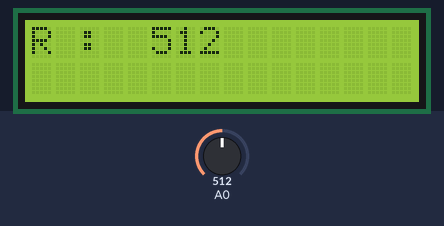
Simulated run of this sketch. Board: Arduino Uno, built with avr-gcc and run on an emulated ATmega328P. Parts: 16×2 character LCD. The test bench sets the inputs (shaded band); at power-on: A0 = 512.

Above: at 1.2 s.
1.3 s: A0 set to 716
At 2.7 s:
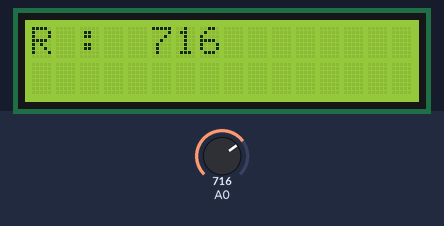
3.0 s: A0 set to 900
At 3.9 s:
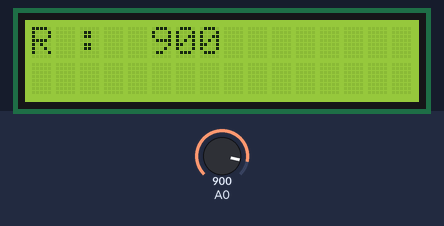
4.5 s: A0 set to 1023
At 5.2 s:
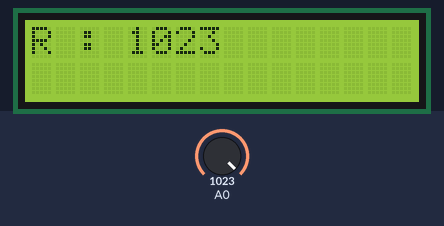
Timing chart, 0 to 7.5 s (numbered marks = the images above; inputs shaded):
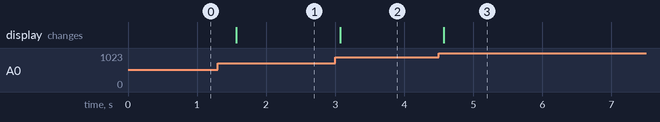

The sketch:

EX_40_02.ino
```cpp
#include <LiquidCrystal.h>

LiquidCrystal lcd(7, 8, 10, 11, 12, 13);

void setup() {
  lcd.begin(16, 2);
  lcd.clear();

  lcd.print("R : ");
}

void loop() {
  int val = analogRead(A0);

  lcd.setCursor(4, 0);
  String s = String(val);

  for (int i = 0; i < 4 - s.length(); i++) {
    lcd.print(' ');
  }
  lcd.print(val);

  delay(500);
}
```

Measured:
- after the input at 1.3 s, the display: changes after 0.27 s (image 1)
- after the input at 3.0 s, the display: changes after 0.07 s (image 2)
- after the input at 4.5 s, the display: changes after 0.08 s (image 3)
